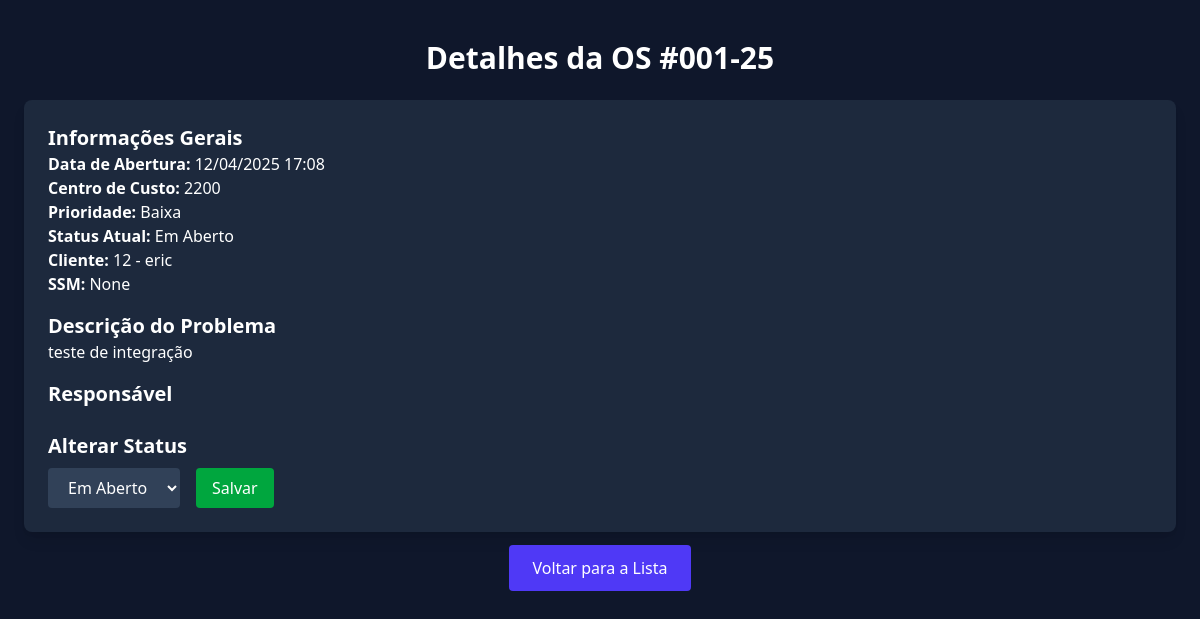
Screenshot of /menuos/detalhes-os/001-25/ (signed in) with the database file from the repository.
### menuos/models.py (models this page shows, shortened)
class AberturaOS(models.Model):
    numero_os = models.CharField(max_length=20, unique=True)
    descricao = models.TextField()
    cc = models.CharField("Centro de Custo", max_length=20)
    cod_cliente = models.ForeignKey(Cliente, on_delete=models.CASCADE)
    cod_intervencao = models.ForeignKey('MotivoIntervencao', on_delete=models.CASCADE)  # ajuste se necessário
    ssm = models.PositiveIntegerField("SSM", null=True, blank=True)
    PRIORIDADES = [
        ('B', 'Baixa'),
        ('A', 'Alta'),
        ('C', 'Crítica'),
    ]
    prioridade = models.CharField(max_length=10, choices=PRIORIDADES)
    STATUS_CHOICES = [
        ('Em Aberto', 'Em Aberto'),
        ('Finalizada', 'Finalizada'),
    ]
    status = models.CharField(max_length=20, choices=STATUS_CHOICES, default='Em Aberto')
    data_abertura = models.DateTimeField(auto_now_add=True)

class Cliente(models.Model):
    codigo_cliente = models.CharField(max_length=20, unique=True)
    nome_cliente = models.CharField(max_length=100)
    def __str__(self):
        return f"{self.codigo_cliente} - {self.nome_cliente}"

### menuos/views.py (the view)
# urls.py: path('detalhes-os/<str:numero_os>/', views.detalhes_os, name='detalhes_os'),  # Detalhes de uma OS específica
@login_required
def detalhes_os(request, numero_os):
    os = get_object_or_404(AberturaOS, numero_os=numero_os)
    return render(request, 'detalhes-os.html', {'os': os})

### menuos/templates/detalhes-os.html (shortened to what this page needs)
{% extends 'base.html' %}
{% block body %}
<div class="min-h-screen bg-slate-900 text-white px-6 py-10">
    <h1 class="text-3xl font-bold mb-6 text-center">Detalhes da OS #{{ os.numero_os }}</h1>
    <div class="bg-slate-800 p-6 rounded-lg shadow-lg">
        <div class="mb-4">
            <h2 class="text-xl font-semibold">Informações Gerais</h2>
            <p><strong>Data de Abertura:</strong> {{ os.data_abertura|date:"d/m/Y H:i" }}</p>
            <p><strong>Centro de Custo:</strong> {{ os.cc }}</p>
            <p><strong>Prioridade:</strong>
                {% if os.prioridade == 'B' %}
                    Baixa
                {% elif os.prioridade == 'A' %}
                    Alta
                {% elif os.prioridade == 'C' %}
                    Crítica
                {% endif %}
            </p>
            <p><strong>Status Atual:</strong> {{ os.status }}</p>
            <p><strong>Cliente:</strong> {{ os.cod_cliente }}</p>
            <p><strong>SSM:</strong> {{ os.ssm }}</p>
        </div>
        <div class="mb-4">
            <h2 class="text-xl font-semibold">Descrição do Problema</h2>
            <p>{{ os.descricao }}</p>
        </div>
        <div class="mb-4">
            <h2 class="text-xl font-semibold">Responsável</h2>
        </div>
        <div class="mt-6">
            <h2 class="text-xl font-semibold mb-2">Alterar Status</h2>
            <form method="POST" action="{% url 'alterar_status_os' os.id %}" class="flex items-center gap-4">
                <select name="status" class="bg-slate-700 text-white px-4 py-2 rounded">
                    <option value="Em Aberto" {% if os.status == 'Em Aberto' %}selected{% endif %}>Em Aberto</option>
                </select>
                <button type="submit" class="bg-green-600 hover:bg-green-500 text-white px-4 py-2 rounded">
                    Salvar
                </button>
            </form>
        </div>
    </div>
    <div class="mt-6 text-center">
        <a href="{% url 'listar_os' %}" class="bg-indigo-600 hover:bg-indigo-500 text-white px-6 py-3 rounded">
            Voltar para a Lista
        </a>
    </div>
</div>
{% endblock %}

### rows the page displays
AberturaOS: numero_os "001-25", data_abertura "12/04/2025 17:08", cc "2200", status "Em Aberto", cod_cliente "12 - eric", ssm "None", descricao "teste de integração"
